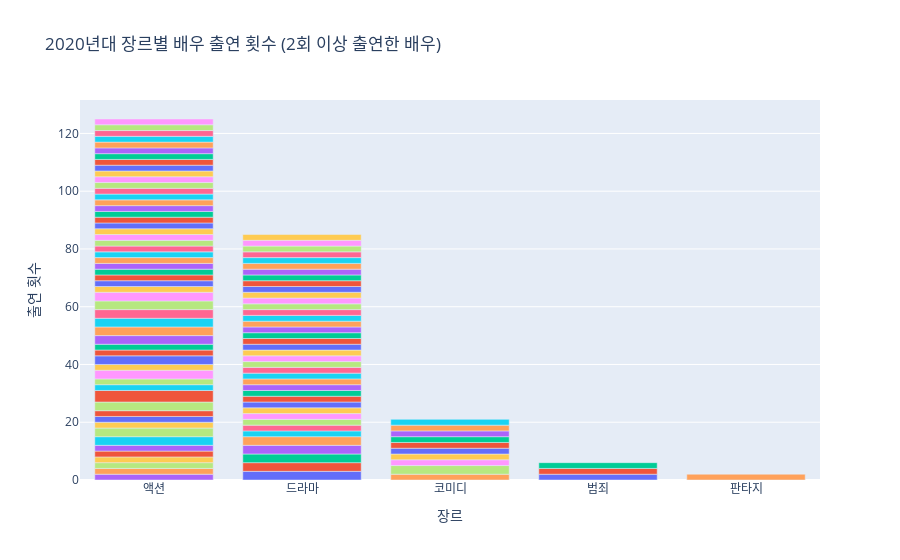

Write notebook code for a chart like this one.
### Markdown cell above
## 2020년대 (배우수가 적여 2회 이상 출연으로)

### Code cell
data = pd.read_csv('5.2_dataset_forviz_add_gener.csv')

# 매출액과 관객수 데이터 형태 처리
data['매출액'] = data['매출액'].str.replace(',', '').astype(float)
data['관객수'] = data['관객수'].str.replace(',', '').astype(int)

# 개봉일에서 연도 추출
data['year'] = pd.to_datetime(data['개봉일']).dt.year

# 1990년대 영화만 필터링
data = data[(data['year'] >= 2020) ]


# 데이터 형태 확인 및 처리
def safe_eval(x):
    if isinstance(x, str):
        try:
            return eval(x)
        except:
            return []  # 오류 발생시 빈 리스트 반환
    return x if isinstance(x, list) else []

data['actor_main_name'] = data['actor_main_name'].apply(safe_eval)
data['actor_sub_name'] = data['actor_sub_name'].apply(safe_eval)

# 숫자를 한글식 표현으로 변환하는 함수
def korean_style_number(num, is_revenue=False):
    units = ['만', '억', '조', '경']
    steps = [10000, 100000000, 1000000000000, 10000000000000000]
    result = ''
    for i, step in enumerate(steps[::-1]):
        if num >= step:
            result += str(int(num // step)) + units[::-1][i]
            num %= step
        if is_revenue and units[::-1][i] == '억':
            break
    return result

# 장르명 정규화 함수
def normalize_genre(genre):
    genre = genre.strip()  # 공백 제거
    genre = genre.replace(' ', '')  # 중간 공백 제거
    genre = genre.lower()  # 소문자로 통일
    return genre

# 장르별로 배우 출연 횟수 및 매출, 관객수 집계
genre_actor_stats = {}

for index, row in data.iterrows():
    genres = [normalize_genre(gen) for gen in row['only_gener'].split(',')]
    actors = set(row['actor_main_name'] + row['actor_sub_name'])  # 주연과 조연 합치기
    revenue = row['매출액']
    audience = row['관객수']
    
    for genre in genres:
        if genre not in genre_actor_stats:
            genre_actor_stats[genre] = {}
        
        for actor in actors:
            if actor not in genre_actor_stats[genre]:
                genre_actor_stats[genre][actor] = {'Count': 0, 'Total Revenue': 0, 'Total Audience': 0}
            genre_actor_stats[genre][actor]['Count'] += 1
            genre_actor_stats[genre][actor]['Total Revenue'] += revenue
            genre_actor_stats[genre][actor]['Total Audience'] += audience

# 데이터 프레임으로 변환 및 한글식 숫자 변환
rows = []
for genre, actor_stats in genre_actor_stats.items():
    for actor, stats in actor_stats.items():
        if stats['Count'] >= 2:  # 3회 이상 출연한 배우만 포함
            rows.append({
                '장르': genre, 
                '배우': actor, 
                '출연 횟수': stats['Count'],
                '총 매출액': korean_style_number(stats['Total Revenue'], is_revenue=True),
                '총 관객수': korean_style_number(stats['Total Audience'])
            })

df_actor_stats = pd.DataFrame(rows)
df_actor_stats.sort_values(by=['장르', '출연 횟수', '총 매출액', '총 관객수'], ascending=[True, False, False, False], inplace=True)

# 시각화
fig = px.bar(df_actor_stats, x='장르', y='출연 횟수', color='배우', title='2020년대 장르별 배우 출연 횟수 (2회 이상 출연한 배우)',
             hover_data=['총 매출액', '총 관객수'],
             category_orders={"장르": sorted(df_actor_stats['장르'].unique(), reverse=True)})
fig.update_layout(xaxis={'categoryorder':'total descending'}, showlegend=False)
fig.show()
fig.write_html('jh_actor_genre_2020.html')
